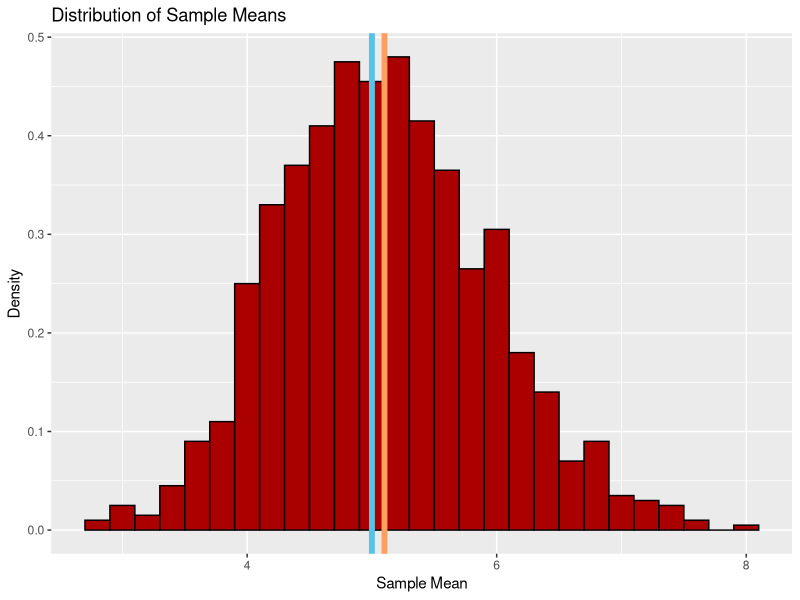
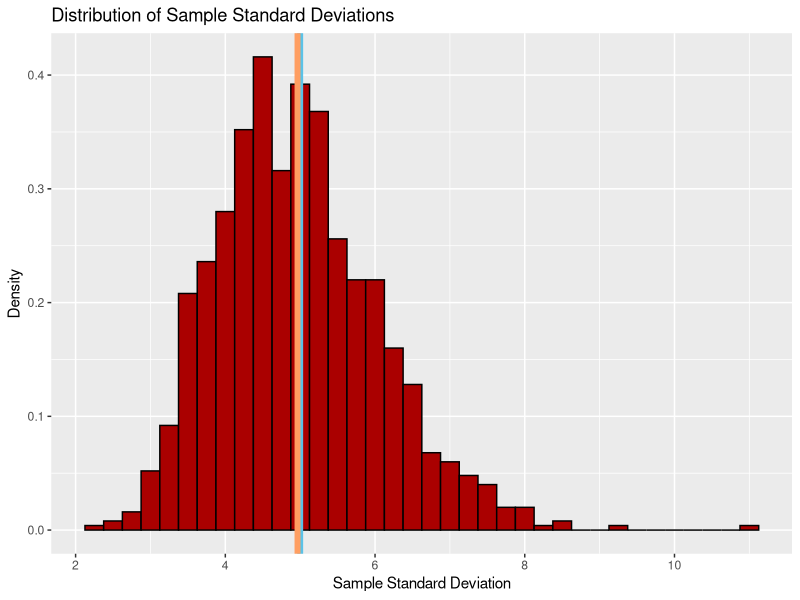
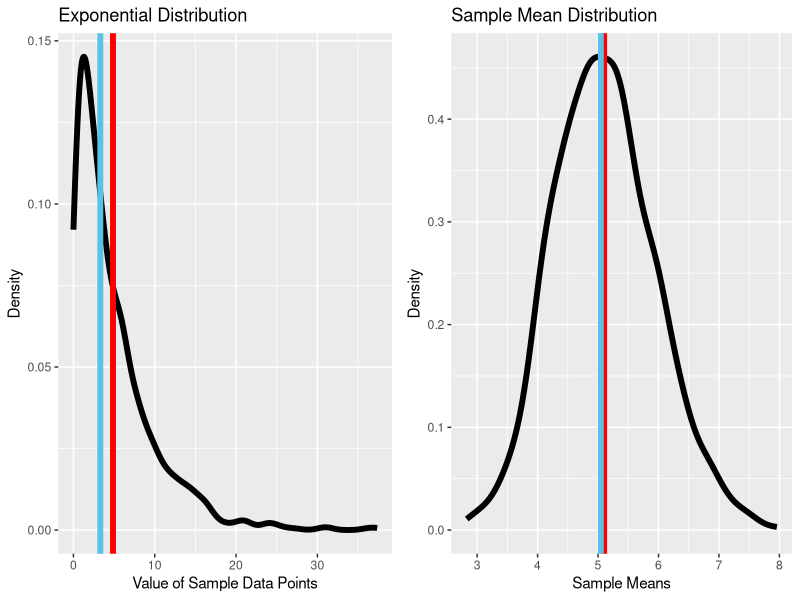

Recreate these plots in R, in order.
## ---- chunk 1
knitr::opts_chunk$set(echo = FALSE)
## ---- chunk 2
library(tidyverse); library(gridExtra)
phi <- (1+sqrt(5))/2 #For dimensions
## ---- chunk 3
set.seed(1618033)
n <- 40
sims <- 1000
l <- 0.2 #lambda
multipleObs <- matrix(rexp(n*sims, l), sims, n)
means <- apply(multipleObs, 1, mean)
sds <- apply(multipleObs, 1, sd)
## ---- chunk 4
muplot <- ggplot(data.frame(x = means), aes(x)) +
        geom_histogram(binwidth = 0.2, aes(y = ..density..),
                       fill = "#AA0000", colour = "#000000") +
        labs(x = "Sample Mean", y = "Density") +
        ggtitle("Distribution of Sample Means")
muplot + geom_vline(xintercept = 1/l, lwd = 2, colour = "#5BC2E7") +
        geom_vline(xintercept = mean(means), lwd = 2, colour = "#FF9E61")
## ---- chunk 5
plot <- ggplot(data.frame(x = sds), aes(x)) +
        geom_histogram(binwidth = 0.25, aes(y = ..density..),
                       fill = "#AA0000", colour = "#000000") +
        geom_vline(xintercept = 1/l, lwd = 2, colour = "#5BC2E7") +
        geom_vline(xintercept = mean(sds), lwd = 2, colour = "#FF9E61") +
        labs(x = "Sample Standard Deviation", y = "Density") +
        ggtitle("Distribution of Sample Standard Deviations")
plot
## ---- chunk 6
multipleObs[sds > 10,]
## ---- chunk 7
exsam <- rexp(sims,l)
## ---- chunk 8
explot <- ggplot(data.frame(x = exsam), aes(x))+ 
        geom_density(lwd = 2) +
        labs(x = "Value of Sample Data Points", y = "Density") +
        ggtitle("Exponential Distribution")
g1 <- explot +
        geom_vline(xintercept = mean(exsam), 
              colour = "#FF0000", lwd = 2) +
        geom_vline(xintercept = median(exsam), 
              colour = "#5BC2E7", lwd = 2)

CLTplot <- ggplot(data.frame(x = means), aes(x)) + 
        geom_density(lwd = 2) +
        labs(x = "Sample Means", y = "Density") +
        ggtitle("Sample Mean Distribution")
g2 <- CLTplot +
        geom_vline(xintercept = mean(means), 
              colour = "#FF0000", lwd = 2) +
        geom_vline(xintercept = median(means), 
              colour = "#5BC2E7", lwd = 2)

grid.arrange(g1, g2, ncol = 2)        
